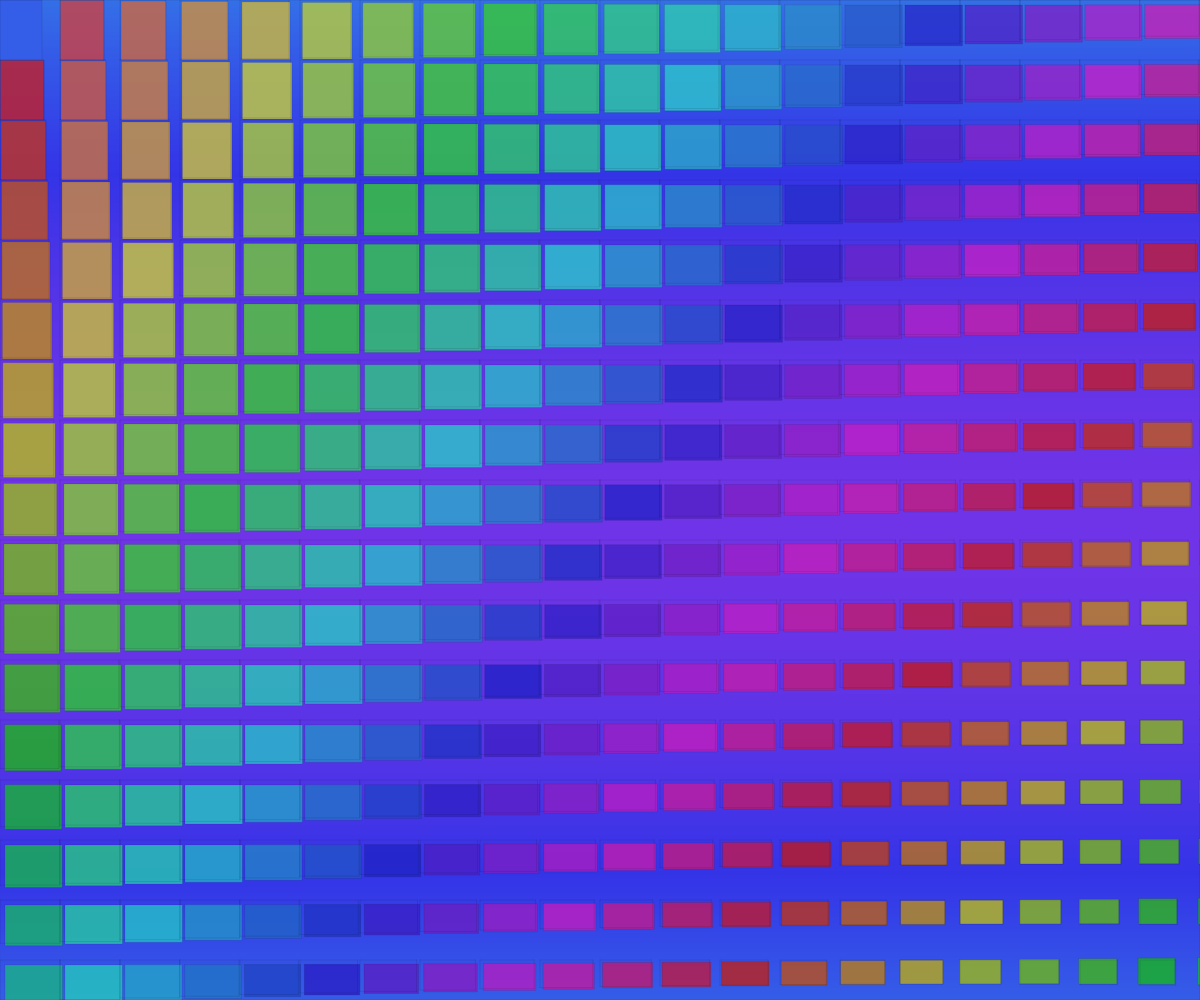
Frame 1 (no input)
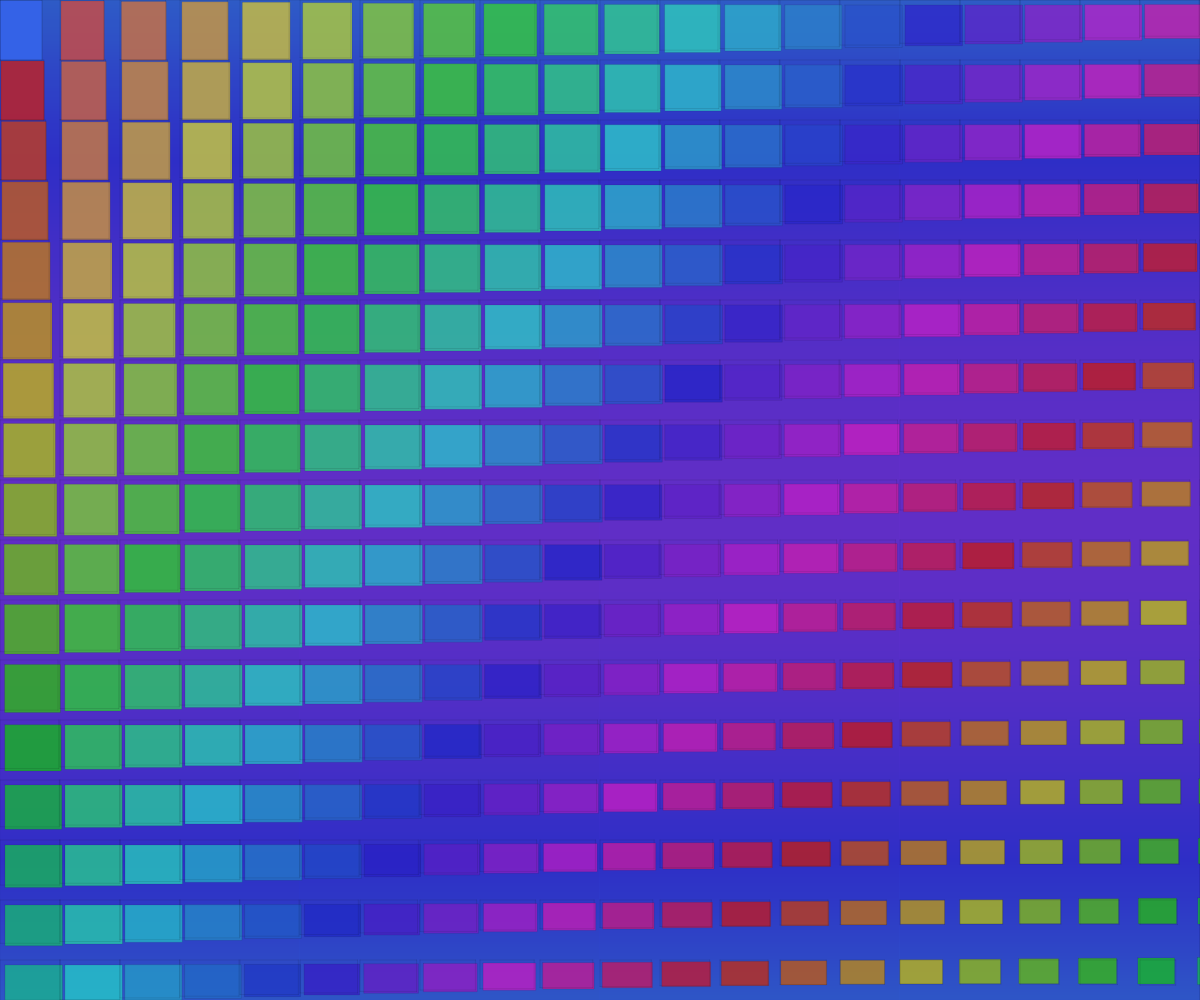
Frame 60 (no input)
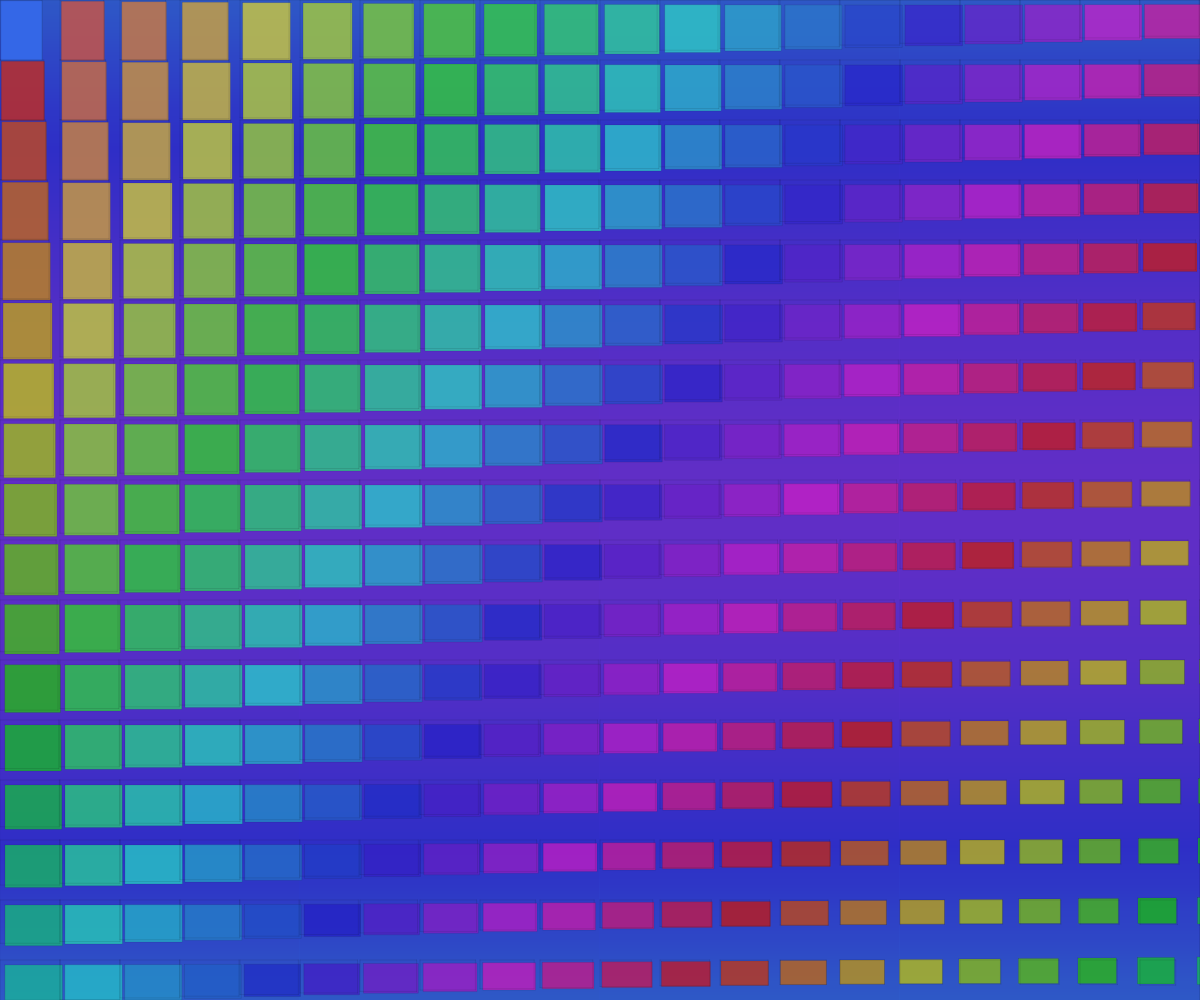
Frame 120 (the mouse pressed at the canvas centre since frame 60)

The p5.js sketch that drew these frames (run headless with seeded random() and noise() and a simulated clock; from frame 60 on, the mouse is pressed at the canvas centre):

// p5.js sketch
// ── sketch.js
function setup() {
  createCanvas(windowWidth, windowHeight);
  colorMode(HSB, 360, 100, 100, 1);
  noStroke();
  
  // Pre-compute grid cells
  cells = [];
  let cellSize = 60;
  let cols = width / cellSize + 2;
  let rows = height / cellSize + 2;
  
  for (let y = 0; y < rows; y++) {
    for (let x = 0; x < cols; x++) {
      cells.push({
        x: x * cellSize,
        y: y * cellSize,
        sizeX: cellSize * (0.7 + sin(x * 0.1 + y * 0.1) * 0.3),
        sizeY: cellSize * (0.7 + cos(x * 0.1 + y * 0.1) * 0.3),
        hue: (x * 17 + y * 11) % 360,
        saturation: 70 + sin(x * 0.05 + y * 0.05) * 20,
        brightness: 60 + cos(x * 0.03 + y * 0.03) * 20,
        offset: createVector(x, y)
      });
    }
  }
}

function draw() {
  let time = millis() * 0.0002;
  
  // Deep shifting background gradient
  for (let y = 0; y < height; y++) {
    let inter = map(y, 0, height, 0, 1);
    let hue = (220 + sin(time * 0.2 + inter * 3) * 40) % 360;
    fill(hue, 80, 90, 1);
    rect(0, y, width, 1);
  }
  
  // Draw grid lines with subtle undulation
  for (let cell of cells) {
    let offset = sin(time * 0.4 + cell.offset.x * 0.1 + cell.offset.y * 0.1) * 5;
    
    // Draw a rectangle with slightly distorted edges
    let w = cell.sizeX;
    let h = cell.sizeY;
    
    // Create a soft, organic shape with slight warping
    beginShape();
    vertex(cell.x + offset, cell.y + offset);
    vertex(cell.x + w + offset * 0.5, cell.y + offset);
    vertex(cell.x + w + offset * 0.5, cell.y + h + offset * 0.5);
    vertex(cell.x + offset, cell.y + h + offset * 0.5);
    endShape(CLOSE);
    
    // Fill with dynamic color
    fill((cell.hue + time * 20) % 360, cell.saturation, cell.brightness, 0.8);
    
    // Draw the grid structure as lines
    stroke(0, 0, 0, 0.1);
    strokeWeight(1);
    line(cell.x, cell.y, cell.x + w, cell.y);
    line(cell.x, cell.y, cell.x, cell.y + h);
    line(cell.x + w, cell.y, cell.x + w, cell.y + h);
    line(cell.x, cell.y + h, cell.x + w, cell.y + h);
  }
  
  // Subtle shifting overlay
  let overlayAlpha = 0.03 + sin(time * 0.15) * 0.02;
  fill(240, 15, 100, overlayAlpha);
  rect(0, 0, width, height);
}

function windowResized() {
  resizeCanvas(windowWidth, windowHeight);
}
